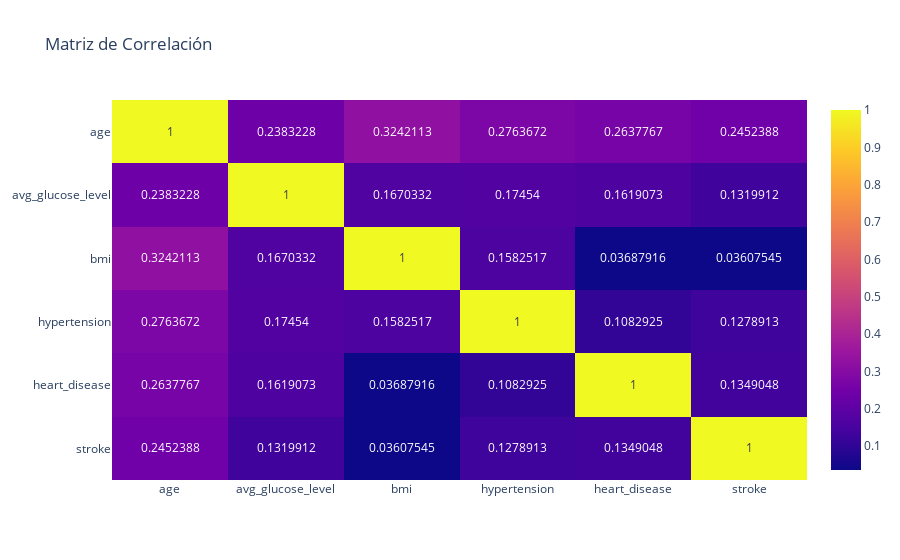

Notebook cell for this chart:
### Code cell
# Correlation matrix
corr = df[['age', 'avg_glucose_level', 'bmi', 'hypertension', 'heart_disease', 'stroke']].corr()

# Mapa de calor interactivo
fig = px.imshow(corr, text_auto=True, aspect="auto", title='Matriz de Correlación')
fig.show()

### Figure 1 — Plotly figure (JSON) as saved in the notebook; plotly's stock layout.template omitted (floating-point values rounded to 4 significant figures)
{"data": [{"coloraxis": "coloraxis", "hovertemplate": "x: %{x}<br>y: %{y}<br>color: %{z}<extra></extra>", "name": "0", "texttemplate": "%{z}", "type": "heatmap", "x": ["age", "avg_glucose_level", "bmi", "hypertension", "heart_disease", "stroke"], "xaxis": "x", "y": ["age", "avg_glucose_level", "bmi", "hypertension", "heart_disease", "stroke"], "yaxis": "y", "z": [[1, 0.2383, 0.3242, 0.2764, 0.2638, 0.2452], [0.2383, 1, 0.167, 0.1745, 0.1619, 0.132], [0.3242, 0.167, 1, 0.1583, 0.03688, 0.03608], [0.2764, 0.1745, 0.1583, 1, 0.1083, 0.1279], [0.2638, 0.1619, 0.03688, 0.1083, 1, 0.1349], [0.2452, 0.132, 0.03608, 0.1279, 0.1349, 1]]}], "layout": {"autosize": true, "coloraxis": {"colorscale": [[0, "#0d0887"], [0.1111, "#46039f"], [0.2222, "#7201a8"], [0.3333, "#9c179e"], [0.4444, "#bd3786"], [0.5556, "#d8576b"], [0.6667, "#ed7953"], [0.7778, "#fb9f3a"], [0.8889, "#fdca26"], [1, "#f0f921"]]}, "title": {"text": "Matriz de Correlación"}, "xaxis": {"anchor": "y", "autorange": true, "domain": [0, 1], "range": [-0.5, 5.5], "type": "category"}, "yaxis": {"anchor": "x", "autorange": true, "domain": [0, 1], "range": [5.5, -0.5], "type": "category"}}}
